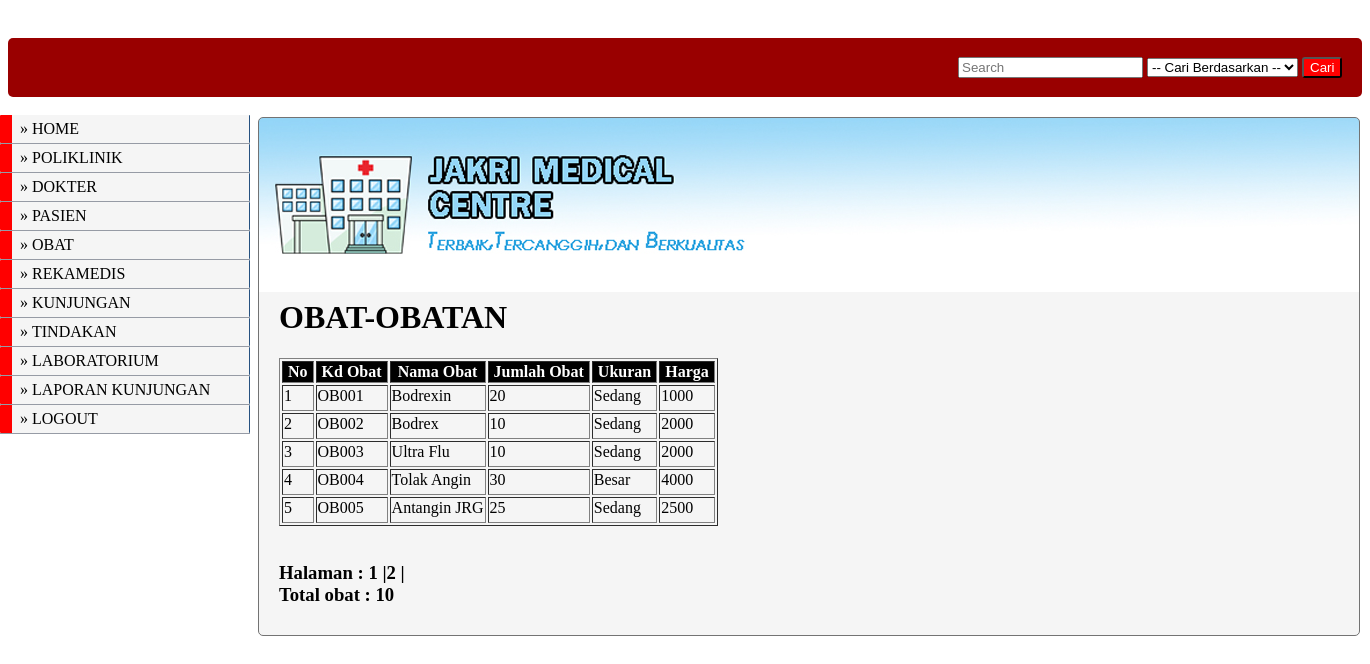
The page /dokter/obat/form_obat.php (signed in) on the database its author committed.
### tables this page shows
CREATE TABLE IF NOT EXISTS `obat` (
  `kd_obat` varchar(5) NOT NULL,
  `nm_obat` varchar(30) NOT NULL,
  `jml_obat` int(5) NOT NULL,
  `ukuran` varchar(30) NOT NULL,
  `harga` int(10) NOT NULL,
  PRIMARY KEY (`kd_obat`)
);

### dokter/obat/form_obat.php (the view, shortened to what this page needs)
<?php
$level  = $_SESSION['level'];
if($level == 'superadmin' OR $level=='dokter') {
?>
<!DOCTYPE html PUBLIC "-//W3C//DTD XHTML 1.0 Transitional//EN" "http://www.w3.org/TR/xhtml1/DTD/xhtml1-transitional.dtd">
<html xmlns="http://www.w3.org/1999/xhtml">
<head>
<link href="../../config/style.css" rel="stylesheet" type="text/css">
</head>
<body>
<?php include "../../menu_dokter.php"; ?>
<div id="atas"><?php include "search.php";?></div>
<div id="header">
<div id="content">
<h1>OBAT-OBATAN</h1>
<table border="1">
<tr>
<th>No</th><th>Kd Obat</th><th>Nama Obat</th><th>Jumlah Obat</th><th>Ukuran</th><th>Harga</th></tr>
<?php
$batas = 5;
$halaman = $_GET['halaman'];
if(empty($halaman)){
	$posisi=0;
	$halaman=1;
}
else{
	$posisi = ($halaman-1) * $batas;
}
$tampil= "SELECT * FROM obat ORDER BY kd_obat asc limit $posisi,$batas";
$hasil = mysql_query ($tampil);
$no= $posisi + 1;
while ($row=mysql_fetch_array($hasil)){
	echo "<tr>";
	echo "<td> $no </td> ";
	echo "<td> $row[kd_obat] </td> ";
	echo "<td> $row[nm_obat] </td> ";
	echo "<td> $row[jml_obat] </td> ";
	echo "<td> $row[ukuran] </td> ";
	echo "<td> $row[harga] </td> ";
	echo "</tr>";
	$no++;
}
echo"</table>";
echo "<br><h3>Halaman :&nbsp;";
$tampil2="select * from obat";
$hasil2=mysql_query($tampil2);
$jmldata=mysql_num_rows($hasil2);
$jmlhalaman=ceil($jmldata/$batas);
for($i=1;$i<=$jmlhalaman;$i++)
if($i!=$halaman)
{
	echo"<a href=$_SERVER[PHP_SELF]?halaman=$i style=color:#000>$i</a> |";
}
else
{
	echo"<b>$i</b> |";
}
echo "<br>Total obat :&nbsp;<b>$jmldata</b> </p></h3>";
?>
<?php
}
else
{
?>
	<script>alert("MAAF ANDA TIDAK MEMILIKI HAK AKSES HALAMAN INI"); </script>
    <script>window.location='../../index.php'; </script>
<?php
}
?>
</body>
</html>

### config/style.css (style rules this page uses)
* { text-decoration:none; }
th { text-align:center; }
a { color:#00F; }
#atas { background-color:#900; padding:15px 0 15px 950px; position:relative; border-radius:5px; top:30px; }
#header { position: relative; background-repeat: no-repeat; background-image:url(../images/header.jpg); top:50px; margin:0; left:250px; width: 1100px; border: 1px solid #737373; padding-top: 90px; text-align: left; background-color:#F5F5F5; border-radius:5px; }
#content { margin-left: 0px; padding: 70px 0px 10px 20px; }
th { background-color:#000; color:#FFF; padding-right:5px; padding-left:5px; }
td { padding-bottom:5px; }

### rows shown on the page
obat: kd_obat "OB001", nm_obat "Bodrexin", jml_obat "20", ukuran "Sedang", harga "1000"
obat: kd_obat "OB002", nm_obat "Bodrex", jml_obat "10", ukuran "Sedang", harga "2000"
obat: kd_obat "OB003", nm_obat "Ultra Flu", jml_obat "10", ukuran "Sedang", harga "2000"
obat: kd_obat "OB004", nm_obat "Tolak Angin", jml_obat "30", ukuran "Besar", harga "4000"
obat: kd_obat "OB005", nm_obat "Antangin JRG", jml_obat "25", ukuran "Sedang", harga "2500"

### other values the page prints
$jmldata "10"
